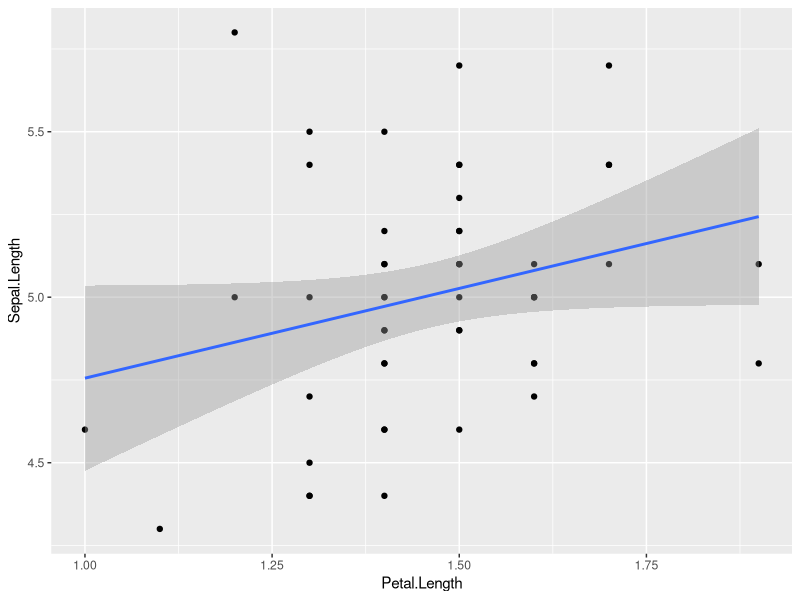

The R source for this figure:
library(dplyr)
library(ggplot2)

iris_data <- iris

iris_setosa <- iris |>
  filter(Species == "setosa")

iris_versicolor <- iris |>
  filter(Species == "versicolor")

ggplot(iris_setosa, aes(x = Petal.Length, y = Sepal.Length)) +
  geom_point() +
  geom_smooth(method = "lm")